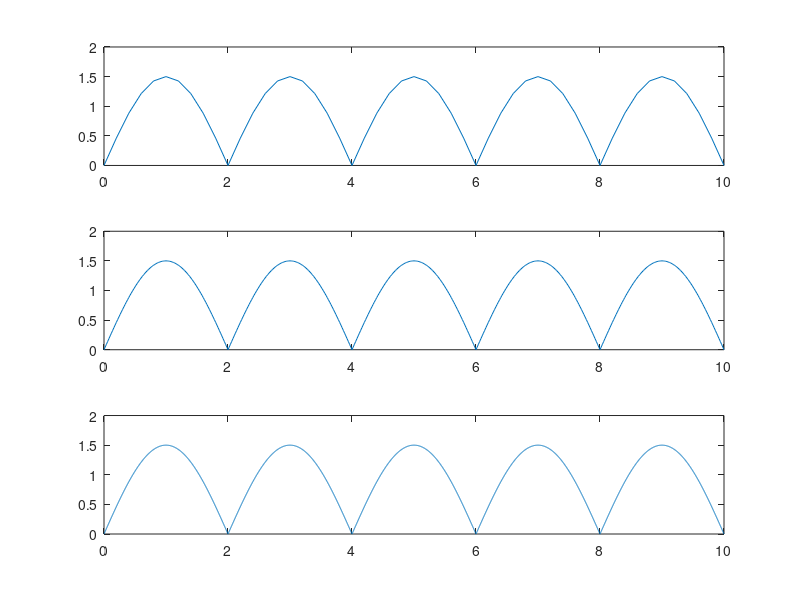

MATLAB code for this plot:
% T0 = perioada
% f0 = frecventa
% rez 1,2,3 = rezolutii

T=10;
T0=4;
f0=1/T0;
rez1=0.2;
rez2=0.02;
rez3=0.002;
t1=0:0.2:10;
t2=0:0.02:10;
t3=0:0.002:10;

Sgn1=1.5*sin(2*pi*f0*t1);
for (i=1:length(Sgn1))
if (Sgn1(i)<0)
Sgn1(i)=-Sgn1(i);
end
end

Sgn2=1.5*sin(2*pi*f0*t2);
for (i=1:length(Sgn2))
if (Sgn2(i)<0)
Sgn2(i)=-Sgn2(i);
end
end

Sgn3=1.5*sin(2*pi*f0*t3);
for (i=1:length(Sgn3))
if (Sgn3(i)<0)
Sgn3(i)=-Sgn3(i);
end
end

% Valorile negative se transforma in valori pozitive astfel incat se va
% obtine semnalul redresat dublu-alternanta

subplot(3,1,1)
plot(t1,Sgn1)
subplot(3,1,2)
plot(t2,Sgn2)
subplot(3,1,3)
plot(t3,Sgn3)
